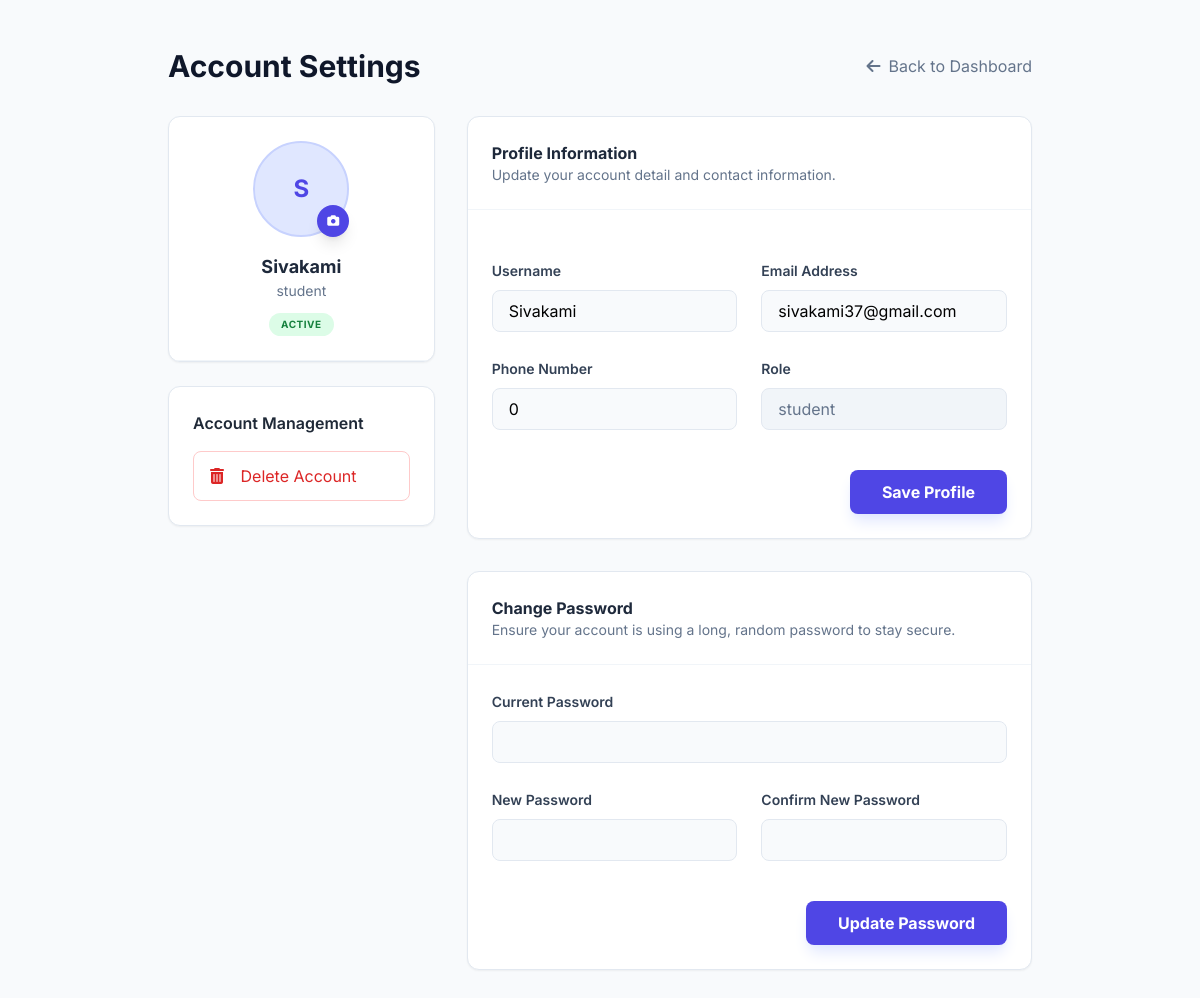
Screenshot of /admin/profile.php (signed in) with the database file from the repository.
### tables this page shows
CREATE TABLE `users` (
  `id` int(11) NOT NULL AUTO_INCREMENT,
  `username` varchar(50) NOT NULL,
  `email` varchar(100) NOT NULL,
  `password` varchar(255) NOT NULL,
  `role` enum('admin','organizer','student') DEFAULT 'student',
  `avatar` varchar(255) DEFAULT NULL,
  `created_at` timestamp NOT NULL DEFAULT current_timestamp(),
  `status` enum('active','pending','blocked') NOT NULL DEFAULT 'active',
  `phone` varchar(20) DEFAULT NULL,
  `verification_token` int(11) NOT NULL,
  `roll_number` varchar(25) NOT NULL,
  `department` varchar(30) NOT NULL,
  `year` varchar(25) NOT NULL,
  PRIMARY KEY (`id`),
  UNIQUE KEY `username` (`username`),
  UNIQUE KEY `email` (`email`)
);

### admin/profile.php (the view, shortened to what this page needs)
<?php
require_once '../config.php';
$user_id = $_SESSION['user_id'];
$sql = "SELECT * FROM users WHERE id = ?";
$stmt = $conn->prepare($sql);
$stmt->bind_param("i", $user_id);
$stmt->execute();
$result = $stmt->get_result();
$user = $result->fetch_assoc();
?>
<!DOCTYPE html>
<html lang="en">
<head>
    <script src="https://cdn.tailwindcss.com"></script>
    <link rel="stylesheet" href="https://cdnjs.cloudflare.com/ajax/libs/font-awesome/6.4.0/css/all.min.css">
</head>
<body class="bg-slate-50 min-h-screen">
    <div class="max-w-4xl mx-auto px-4 py-12">
        <div class="mb-8 flex items-center justify-between">
            <h1 class="text-3xl font-bold text-slate-900">Account Settings</h1>
            <a href="admin.php" class="text-slate-500 hover:text-slate-700 transition flex items-center gap-2">
                <i class="fas fa-arrow-left"></i>
                <span>Back to Dashboard</span>
            </a>
        </div>
        <div class="grid grid-cols-1 lg:grid-cols-3 gap-8">
            <div class="lg:col-span-1">
                <div class="bg-white rounded-xl shadow-sm border border-slate-200 overflow-hidden">
                    <div class="p-6 text-center border-b border-slate-100">
                        <div class="relative inline-block group">
                            <div
                                class="h-24 w-24 rounded-full bg-indigo-100 flex items-center justify-center text-indigo-600 font-bold text-2xl border-2 border-indigo-200 overflow-hidden">
                                <?php if ($user['avatar']): ?>
                                    <img src="<?php echo htmlspecialchars($user['avatar']); ?>" alt="Profile"
                                        class="h-full w-full object-cover">
                                <?php else: ?>
                                    <?php echo strtoupper(substr($user['username'], 0, 1)); ?>
                                <?php endif; ?>
                            </div>
                            <label for="profile_pic_input"
                                class="absolute bottom-0 right-0 h-8 w-8 bg-indigo-600 rounded-full flex items-center justify-center text-white cursor-pointer hover:bg-indigo-700 transition shadow-lg">
                                <i class="fas fa-camera text-xs"></i>
                            </label>
                        </div>
                        <h2 class="mt-4 font-bold text-slate-800 text-lg">
                            <?php echo htmlspecialchars($user['username']); ?></h2>
                        <p class="text-slate-500 text-sm"><?php echo htmlspecialchars($user['role']); ?></p>
                        <div
                            class="mt-3 inline-block px-3 py-1 bg-green-100 text-green-700 rounded-full text-[10px] font-bold uppercase tracking-wider">
                            <?php echo $user['status']; ?>
                        </div>
                    </div>
                </div>
                <div class="mt-6 bg-white rounded-xl shadow-sm border border-slate-200 p-6">
                    <h4 class="font-semibold text-gray-800 mb-4">Account Management</h4>
                    <div class="space-y-3">
                        <button onclick="showDeleteModal()"
                            class="w-full text-left px-4 py-3 border border-red-200 rounded-lg hover:bg-red-50 transition-colors text-red-600">
                            <i class="fas fa-trash-alt mr-3"></i>
                            <span>Delete Account</span>
                        </button>
                    </div>
                </div>
            </div>
            <div class="lg:col-span-2 space-y-8">
                <div class="bg-white rounded-xl shadow-sm border border-slate-200 overflow-hidden">
                    <div class="p-6 border-b border-slate-100">
                        <h3 class="font-bold text-slate-800">Profile Information</h3>
                        <p class="text-slate-500 text-sm">Update your account detail and contact information.</p>
                    </div>
                    <form method="POST" enctype="multipart/form-data" class="p-6 space-y-6">
                        <div class="grid grid-cols-1 md:grid-cols-2 gap-6">
                            <div class="space-y-2">
                                <label class="text-sm font-semibold text-slate-700">Username</label>
                                <input type="text" name="username"
                                    value="<?php echo htmlspecialchars($user['username']); ?>" required
                                    class="w-full px-4 py-2 bg-slate-50 border border-slate-200 rounded-lg focus:ring-2 focus:ring-indigo-500 outline-none transition">
                            </div>
                            <div class="space-y-2">
                                <label class="text-sm font-semibold text-slate-700">Email Address</label>
                                <input type="email" name="email" value="<?php echo htmlspecialchars($user['email']); ?>"
                                    required
                                    class="w-full px-4 py-2 bg-slate-50 border border-slate-200 rounded-lg focus:ring-2 focus:ring-indigo-500 outline-none transition">
                            </div>
                            <div class="space-y-2">
                                <label class="text-sm font-semibold text-slate-700">Phone Number</label>
                                <input type="text" name="phone"
                                    value="<?php echo htmlspecialchars($user['phone'] ?? ''); ?>"
                                    class="w-full px-4 py-2 bg-slate-50 border border-slate-200 rounded-lg focus:ring-2 focus:ring-indigo-500 outline-none transition">
                            </div>
                            <div class="space-y-2">
                                <label class="text-sm font-semibold text-slate-700">Role</label>
                                <input type="text" value="<?php echo htmlspecialchars($user['role']); ?>" disabled
                                    class="w-full px-4 py-2 bg-slate-100 border border-slate-200 rounded-lg text-slate-500 cursor-not-allowed">
                            </div>
                        </div>
                        <div class="flex justify-end pt-4">
                            <button type="submit" name="update_profile"
                                class="px-8 py-2.5 bg-indigo-600 text-white rounded-lg font-bold hover:bg-indigo-700 transition shadow-lg shadow-indigo-100">
                                Save Profile
                            </button>
                        </div>
                    </form>
                </div>
                <div class="bg-white rounded-xl shadow-sm border border-slate-200 overflow-hidden">
                    <div class="p-6 border-b border-slate-100">
                        <h3 class="font-bold text-slate-800">Change Password</h3>
                        <p class="text-slate-500 text-sm">Ensure your account is using a long, random password to stay
                            secure.</p>
                    </div>
                    <form method="POST" class="p-6 space-y-6">
                        <div class="space-y-2">
                            <label class="text-sm font-semibold text-slate-700">Current Password</label>
                            <input type="password" name="current_password" required
                                class="w-full px-4 py-2 bg-slate-50 border border-slate-200 rounded-lg focus:ring-2 focus:ring-indigo-500 outline-none transition">
                        </div>
                        <div class="grid grid-cols-1 md:grid-cols-2 gap-6">
                            <div class="space-y-2">
                                <label class="text-sm font-semibold text-slate-700">New Password</label>
                                <input type="password" name="new_password" required
                                    class="w-full px-4 py-2 bg-slate-50 border border-slate-200 rounded-lg focus:ring-2 focus:ring-indigo-500 outline-none transition">
                            </div>
                            <div class="space-y-2">
                                <label class="text-sm font-semibold text-slate-700">Confirm New Password</label>
                                <input type="password" name="confirm_password" required
                                    class="w-full px-4 py-2 bg-slate-50 border border-slate-200 rounded-lg focus:ring-2 focus:ring-indigo-500 outline-none transition">
                            </div>
                        </div>
                        <div class="flex justify-end pt-4">
                            <button type="submit" name="change_password"
                                class="px-8 py-2.5 bg-indigo-600 text-white rounded-lg font-bold hover:bg-indigo-700 transition shadow-lg shadow-indigo-100">
                                Update Password
                            </button>
                        </div>
                    </form>
                </div>
            </div>
        </div>
    </div>
</body>
</html>

### admin/profile.php (style rules this page uses)
body { font-family: 'Inter', sans-serif; }

### rows the page displays
users: username "S", username "Sivakami", role "student", status "ACTIVE", email "sivakami37@gmail.com", phone "0"
